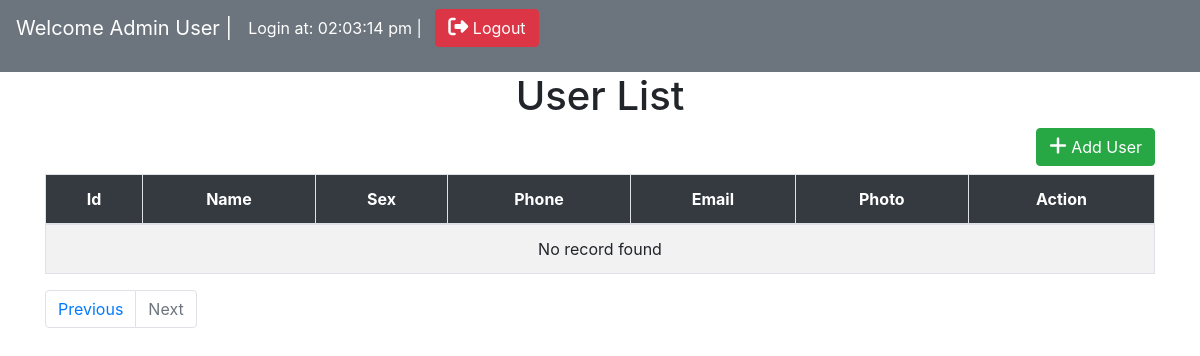
The app's page /index.php?page=2 (signed in), older data.
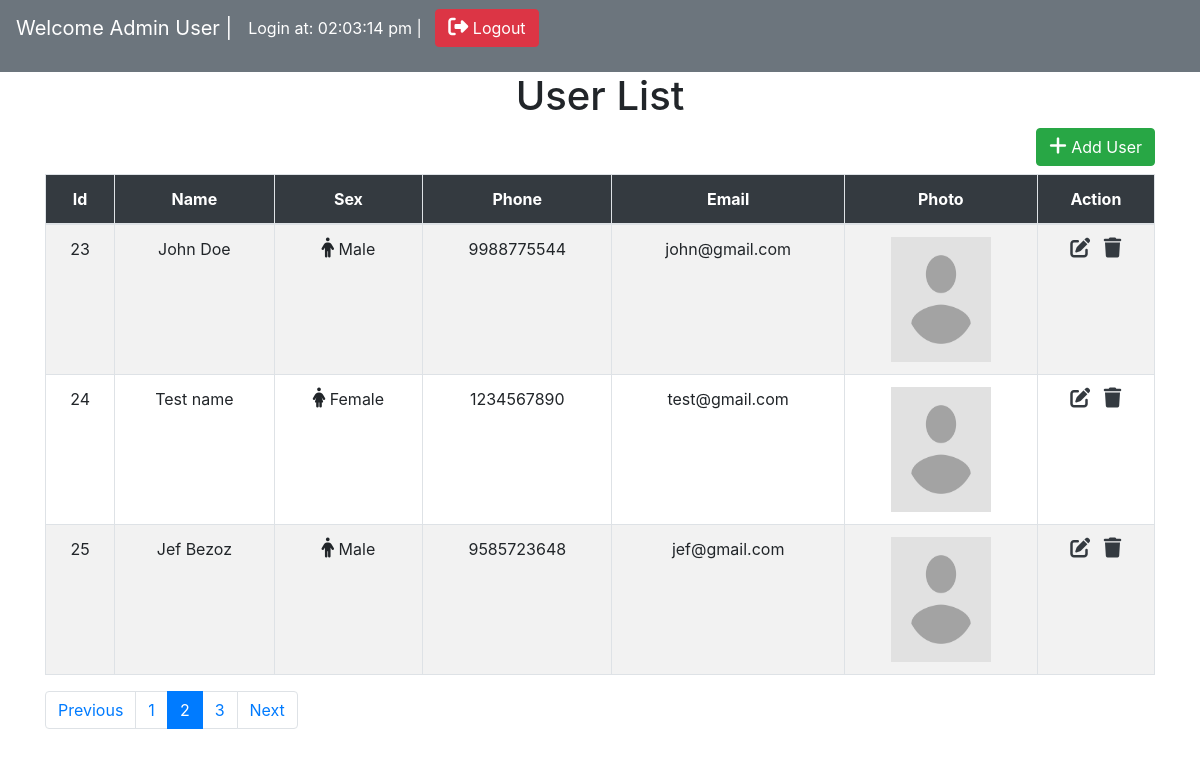
The same page, newer data.
### tables this page shows
CREATE TABLE `users` (
  `id` int(11) NOT NULL,
  `name` varchar(255) NOT NULL,
  `sex` varchar(11) NOT NULL,
  `phone` bigint(12) NOT NULL,
  `email` varchar(255) NOT NULL,
  `image` varchar(255) NOT NULL DEFAULT 'avatar.png'
);

### index.php (the view, shortened to what this page needs)
<?php
    include "config.php";
    $limit = 3;
    $page = isset($_GET['page']) ? $_GET['page'] : 1;
    $offset = ($page-1)*$limit;
    $sql = "SELECT * FROM users LIMIT $limit OFFSET $offset";
    $query = mysqli_query($link,$sql);
?>
<!DOCTYPE html>
<html lang="en">
<head>
    <link rel="stylesheet" href="https://maxcdn.bootstrapcdn.com/bootstrap/4.5.2/css/bootstrap.min.css">
</head>
<body>
    <nav class="navbar navbar-expand-sm bg-secondary navbar-dark">
        <p class="navbar-brand">
            <?php echo isset($_SESSION['id']) ? 'Welcome '.$_SESSION['name'] : '' ?> |
        </p>
        <p class="nav-item text-white">
            <?php echo isset($_SESSION['login_at']) ? 'Login at: '.$_SESSION['login_at'] : '' ?> | &nbsp;&nbsp;
        </p>
        <p class="float-right">
            <a href="logout.php" class="btn btn-danger"><i class='fas fa-sign-out-alt'></i> Logout</a>
        </p>
    </nav>
    <div class="container">
        <h1 class="text-center">User List</h1>
        <div class="text-right"><a href="create.php" class="btn btn-success mb-2"><i class='fas fa-plus'></i> Add User</a></div>
        <table class="table table-bordered table-striped table-hover">
            <thead class="bg-dark text-center text-white">
                <tr>
                    <th>Id</th>
                    <th>Name</th>
                    <th>Sex</th>
                    <th>Phone</th>
                    <th>Email</th>
                    <th>Photo</th>
                    <th>Action</th>
                </tr>
            </thead>
            <tbody class="text-center">
                <?php if(mysqli_num_rows($query) == 0){ ?>
                    <tr><td colspan="7" class="text-center">No record found</td></tr>
                <?php }else{
                    $psql = "SELECT * FROM users";
                    $pquery = mysqli_query($link,$psql);
                    $total_record = mysqli_num_rows($pquery);
                    $total_page = ceil($total_record/$limit);
                    ?>
                    <?php while($row = mysqli_fetch_assoc($query)){ ?>
                    <tr>
                        <td><?php echo $row['id'] ?></td>
                        <td><?php echo $row['name'] ?></td>
                        <td>
                            <?php if($row['sex'] == 'male'){ ?>
                                <i class='fas fa-male'></i> Male
                            <?php } ?>
                            <?php if($row['sex'] == 'female'){ ?>
                                <i class='fas fa-female'></i> Female
                            <?php } ?>
                        </td>
                        <td><?php echo $row['phone'] ?></td>
                        <td><?php echo $row['email'] ?></td>
                        <td><img src="uploads/<?php echo $row['image'] ?>" width="100" height="125"></td>
                        <td>
                            <a href="update.php?id=<?php echo $row['id'] ?>" class="text-dark"><i class='fas fa-edit'></i></a>&nbsp;&nbsp;
                            <a href="delete.php?id=<?php echo $row['id'] ?>" class="text-dark"><i class='fas fa-trash'></i></a>
                        </td>
                    </tr>
                <?php }} ?>
            </tbody>
        </table>
        <ul class="pagination">
            <li class="page-item <?php echo ($page > 1) ? '' : 'disabled' ?>"><a class="page-link" href="index.php?page=<?php echo $page-1 ?>">Previous</a></li>
        <?php for($i=1;$i<=$total_page;$i++){ ?>
            <li class="page-item <?php echo ($page == $i) ? 'active' : '' ?>"><a class="page-link" href="index.php?page=<?php echo $i ?>"><?php echo $i ?></a></li>
        <?php } ?>
            <li class="page-item <?php echo ($total_page > $page) ? '' : 'disabled' ?>"><a class="page-link" href="index.php?page=<?php echo $page+1 ?>">Next</a></li>
        </ul>
    </div>
</body>
</html>

### index.php (style rules this page uses)
.fas { font-size: 20px; }

Row changes from the older to the newer data that the page shows:
added users: id "23", name "John Doe", sex "male" (drawn), phone "9988775544", email "john@gmail.com", image (placeholder picture)
added users: id "24", name "Test name", sex "female" (drawn), phone "1234567890", email "test@gmail.com", image (placeholder picture)
added users: id "25", name "Jef Bezoz", sex "male" (drawn), phone "9585723648", email "jef@gmail.com", image (placeholder picture)
Text that changed along with them:
new list line: "1"
new list line: "2"
new list line: "3"
text no longer shown: "No record found"
